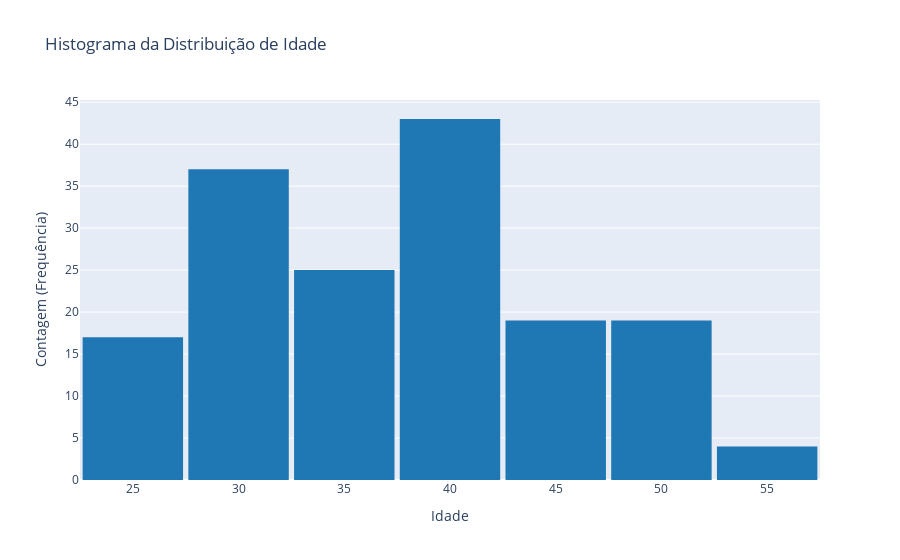
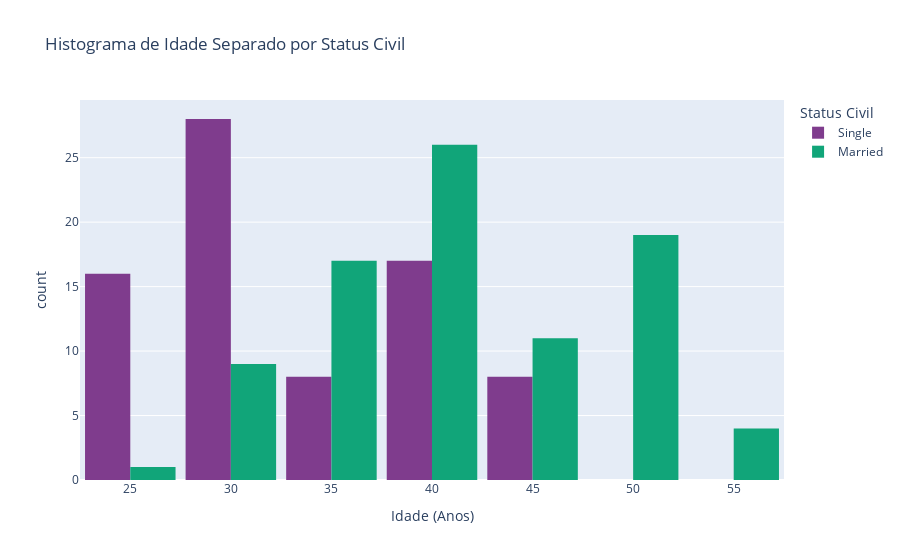
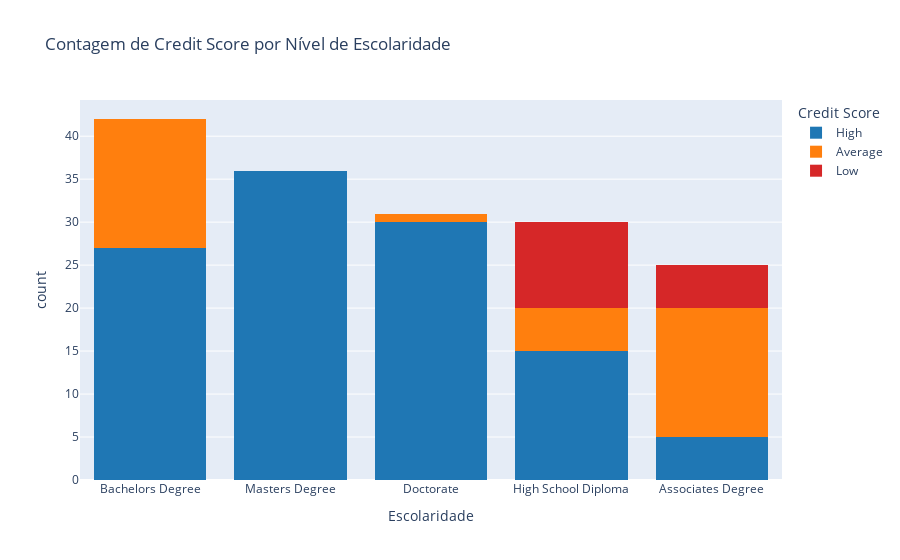

The cell these charts' notebook holds for them, in order:
### Markdown cell above
### ANÁLISE CENTRAL E COMENTÁRIOS DOS GRÁFICOS
A base de clientes demonstra um perfil de baixo risco geral e aponta que a estabilidade financeira e doméstica são os preditores mais fortes para um Credit Score "High".

**I. Insights por Variável**
Home Ownership vs. Score:

Insight: Clientes com casa própria ("Owned") são o grupo mais estável, com 98.20% de score "High" e 0% de risco "Low". O grupo "Rented" (Alugados) concentra o maior risco, com aproximadamente 28% de score "Low".

* Fluxo: Home Ownership é um preditor poderoso e deve ser codificado (One-Hot) para a modelagem.

**Faixa de Renda (Income_Bins) vs. Score:**

Insight: Há uma correlação positiva clara. A faixa de renda mais alta concentra a maioria dos scores "High". As faixas de renda média-baixa têm uma mistura maior de "Average" e "Low" Score, indicando maior risco.

* Fluxo: Manter a variável Income para a modelagem. A variável Income_Bins deve ser usada como categórica (Label ou One-Hot).

**Escolaridade vs. Score:**

Insight: Grau avançado (Master/Doctorate) se correlaciona com score "High". No entanto, o risco ("Average" e "Low") é mais evidente nos níveis mais baixos de escolaridade (High School Diploma/Associate Degree).

* Fluxo: Education é um forte preditor ordinal. Deve ser codificado (Label Encoding) para respeitar a hierarquia dos graus.

**Idade (Age):**

Insight: A distribuição da idade é relativamente simétrica e concentrada. O Box Plot sugere que o grupo "Married" tende a ter idades medianas mais altas que o grupo "Single".

* Fluxo: Age será usado como preditor linear, mas sua influência deve ser analisada em conjunto com Marital Status e Income.

II. Próximos Passos (Etapa 3: Preparação para Modelagem)
Correlação Inicial: Verificar o Heatmap de correlação entre Age, Income e Number of Children.

Codificação Categórica:

 - One-Hot Encoding para colunas nominais (Gender, Home Ownership, Marital Status).

 - Codificação Ordinal para Education.

 - Correlação Completa: Replotar a correlação para ver o impacto das variáveis codificadas na variável alvo (Credit Score).

 - Divisão: Separar a base em treino e teste (70/30) usando estratificação (stratify=y).

 - Balanceamento: O Credit Score está desbalanceado (predomínio de "High"). Aplicar SMOTE (ou técnica similar) APENAS na base de treino para equalizar as classes de risco ("Low" e "Average").

### Code cell
# ANALISE CENTRAL
# Padronização de Cores
FINANCE_BLUE = '#1f77b4' # Cor única para histogramas univariados ou barras principais
CREDIT_SCORE_COLORS = {'High': '#1f77b4', 'Average': '#ff7f0e', 'Low': '#d62728'} # Azul, Laranja, Vermelho

# ----------------------------------------------------------------------
# AGE VS MARITAL STATUS
# ----------------------------------------------------------------------

# Histograma da Distribuição de Idade (UNIVARIADA - Cor Única)
fig = px.histogram(
    df,
    x='Age',
    title='Histograma da Distribuição de Idade',
    labels={'Age': 'Idade (Anos)', 'count': 'Frequência'},
    nbins=10,
    color_discrete_sequence=[FINANCE_BLUE] # PADRONIZAÇÃO DE COR
)
fig.update_layout(xaxis_title='Idade', yaxis_title='Contagem (Frequência)', bargap=0.05)
fig.show()

# Histograma com Separação por Status Civil (BIVARIADA - Plotly escolhe cores diferentes para Marital Status)
fig_color = px.histogram(
    df,
    x='Age',
    color='Marital Status',
    title='Histograma de Idade Separado por Status Civil',
    labels={'Age': 'Idade (Anos)', 'count': 'Frequência', 'Marital Status': 'Status Civil'},
    barmode='group',
    nbins=10,
    # PLOTLY: Usa uma sequência de cores para as categorias de 'Marital Status'
    color_discrete_sequence=px.colors.qualitative.Bold 
)
fig_color.update_layout(bargap=0.1)
fig_color.show()

# ... (Tabelas de Education vs Credit Score - Sem código gráfico para harmonizar) ...

# Gráfico de Barras Agrupado e Empilhado para Education vs Credit Score
fig_education_score = px.histogram(
    df,
    x='Education',
    color='Credit Score',
    title='Contagem de Credit Score por Nível de Escolaridade',
    labels={'Education': 'Escolaridade', 'count': 'Frequência'},
    barmode='stack',
    # PADRONIZAÇÃO DE CORES: Mapeia o Credit Score para as cores de risco
    color_discrete_map=CREDIT_SCORE_COLORS 
)
fig_education_score.show()

# ----------------------------------------------------------------------
# AGE VS INCOME (Normalizado)
# ----------------------------------------------------------------------

# (O código de MinMaxScaler foi mantido, assumindo que já rodou e criou as colunas _Normalized)

# Gráfico de Dispersão para a Comparação Harmonizada
fig_normalized = px.scatter(
    df,
    x='Age_Normalized',
    y='Income_Normalized',
    color='Gender',
    trendline='ols',
    title='Relação Harmonizada (0-1): Idade vs. Renda',
    # PLOTLY: Usa uma sequência para as 2 categorias de Gênero
    color_discrete_sequence=px.colors.qualitative.Bold 
)
fig_normalized.update_layout(
    xaxis_title='Idade (Normalizada 0-1)',
    yaxis_title='Renda (Normalizada 0-1)'
)
fig_normalized.show()

# ----------------------------------------------------------------------
# INCOME AGRUPADO VS SCORE CREDIT
# ----------------------------------------------------------------------

column_income_bins = 'Income_Bins'
column_credit_score = 'Credit Score'

# (Assumindo que df[column_income_bins] já foi convertido para string)

# Criação do Histograma Agrupado
fig_income_score = px.histogram(
    df,
    x=column_income_bins,
    color=column_credit_score,
    
    barmode='group',
    
    title='Contagem de Credit Score por Faixa de Renda (Agrupado)',
    labels={
        column_income_bins: 'Faixa de Renda (Income Bins)',
        column_credit_score: 'Credit Score',
        'count': 'Frequência de Clientes'
    },
    height=500,
    # PADRONIZAÇÃO DE CORES
    color_discrete_map=CREDIT_SCORE_COLORS 
)

fig_income_score.update_xaxes(categoryorder='category ascending')
fig_income_score.show()

# ----------------------------------------------------------------------
# HOME OWNERSHIP VS SCORE CREDIT
# ----------------------------------------------------------------------

column_home_ownership = 'Home Ownership'
column_credit_score = 'Credit Score'

# Histograma Agrupado para Moradia vs Score
fig_moradia = px.histogram(
    df,
    x=column_home_ownership,
    color=column_credit_score,
    
    barmode='group',
    
    title='Contagem de Credit Score por Situação da Moradia',
    labels={
        column_home_ownership: 'Situação da Moradia',
        column_credit_score: 'Credit Score',
        'count': 'Frequência de Clientes'
    },
    height=500,
    # PADRONIZAÇÃO DE CORES
    color_discrete_map=CREDIT_SCORE_COLORS 
)

# Ajuste de Ordem
fig_moradia.update_xaxes(categoryorder='array', categoryarray=['Owned', 'Rented']) 

fig_moradia.show()

### Figure 1 — Plotly figure (JSON) as saved in the notebook; plotly's stock layout.template omitted (floating-point values rounded to 4 significant figures; data arrays with more than 128 entries replaced by an {"elided": "..."} marker saying what was removed)
{"data": [{"bingroup": "x", "hovertemplate": "Idade (Anos)=%{x}<br>count=%{y}<extra></extra>", "legendgroup": "", "marker": {"color": "#1f77b4", "pattern": {"shape": ""}}, "name": "", "nbinsx": 10, "orientation": "v", "showlegend": false, "type": "histogram", "x": {"elided": "164 float values"}, "xaxis": "x", "yaxis": "y"}], "layout": {"bargap": 0.05, "barmode": "relative", "legend": {"tracegroupgap": 0}, "title": {"text": "Histograma da Distribuição de Idade"}, "xaxis": {"anchor": "y", "domain": [0, 1], "title": {"text": "Idade"}}, "yaxis": {"anchor": "x", "domain": [0, 1], "title": {"text": "Contagem (Frequência)"}}}}

### Figure 2 — Plotly figure (JSON) as saved in the notebook; plotly's stock layout.template omitted (floating-point values rounded to 4 significant figures)
{"data": [{"alignmentgroup": "True", "bingroup": "x", "hovertemplate": "Status Civil=Single<br>Idade (Anos)=%{x}<br>count=%{y}<extra></extra>", "legendgroup": "Single", "marker": {"color": "rgb(127, 60, 141)", "pattern": {"shape": ""}}, "name": "Single", "nbinsx": 10, "offsetgroup": "Single", "orientation": "v", "showlegend": true, "type": "histogram", "x": [25.0, 40.0, 26.0, 31.0, 41.59, 28.09, 29.26, 41.59, 28.09, 29.26, 43.0, 29.0, 34.0, 44.0, 25.0, 40.0, 26.0, 31.0, 41.0, 27.0, 32.0, 42.0, 28.0, 33.0, 43.0, 29.0, 34.0, 44.0, 25.0, 25.0, 40.0, 26.0, 31.0, 41.0, 27.0, 32.0, 42.0, 28.0, 33.0, 41.59, 28.09, 29.26, 41.59, 29.26, 25.0, 40.0, 26.0, 31.0, 41.0, 27.0, 32.0, 42.0, 28.0, 33.0, 43.0, 29.0, 34.0, 44.0, 25.0, 25.0, 28.0, 31.0, 32.0, 25.0, 40.0, 26.0, 31.0, 41.59, 28.09, 29.26, 41.59, 28.0, 33.0, 43.0, 29.0, 34.0, 44.0], "xaxis": "x", "yaxis": "y"}, {"alignmentgroup": "True", "bingroup": "x", "hovertemplate": "Status Civil=Married<br>Idade (Anos)=%{x}<br>count=%{y}<extra></extra>", "legendgroup": "Married", "marker": {"color": "rgb(17, 165, 121)", "pattern": {"shape": ""}}, "name": "Married", "nbinsx": 10, "offsetgroup": "Married", "orientation": "v", "showlegend": true, "type": "histogram", "x": [30.0, 35.0, 45.0, 50.0, 41.59, 41.59, 41.59, 41.59, 41.59, 41.59, 41.59, 48.0, 53.0, 39.0, 49.0, 30.0, 35.0, 45.0, 50.0, 36.0, 46.0, 51.0, 37.0, 47.0, 52.0, 38.0, 48.0, 53.0, 39.0, 49.0, 30.0, 35.0, 30.0, 35.0, 45.0, 50.0, 36.0, 46.0, 51.0, 37.0, 47.0, 52.0, 41.59, 41.59, 41.59, 41.59, 41.59, 41.59, 41.59, 30.0, 35.0, 45.0, 50.0, 36.0, 46.0, 51.0, 37.0, 47.0, 52.0, 38.0, 48.0, 53.0, 39.0, 49.0, 30.0, 35.0, 30.0, 35.0, 33.0, 26.0, 29.0, 34.0, 30.0, 35.0, 45.0, 50.0, 36.0, 41.59, 41.59, 41.59, 41.59, 41.59, 38.0, 48.0, 53.0, 39.0, 49.0], "xaxis": "x", "yaxis": "y"}], "layout": {"bargap": 0.1, "barmode": "group", "legend": {"title": {"text": "Status Civil"}, "tracegroupgap": 0}, "title": {"text": "Histograma de Idade Separado por Status Civil"}, "xaxis": {"anchor": "y", "domain": [0, 1], "title": {"text": "Idade (Anos)"}}, "yaxis": {"anchor": "x", "domain": [0, 1], "title": {"text": "count"}}}}

### Figure 3 — Plotly figure (JSON) as saved in the notebook; plotly's stock layout.template omitted (floating-point values rounded to 4 significant figures)
{"data": [{"bingroup": "x", "hovertemplate": "Credit Score=High<br>Escolaridade=%{x}<br>count=%{y}<extra></extra>", "legendgroup": "High", "marker": {"color": "#1f77b4", "pattern": {"shape": ""}}, "name": "High", "orientation": "v", "showlegend": true, "type": "histogram", "x": ["Bachelors Degree", "Masters Degree", "Doctorate", "High School Diploma", "Bachelors Degree", "Masters Degree", "Masters Degree", "Doctorate", "High School Diploma", "Bachelors Degree", "Bachelors Degree", "Masters Degree", "Doctorate", "High School Diploma", "Bachelors Degree", "Masters Degree", "Doctorate", "Associates Degree", "Bachelors Degree", "Masters Degree", "Doctorate", "Masters Degree", "Doctorate", "High School Diploma", "Bachelors Degree", "Masters Degree", "Masters Degree", "Doctorate", "High School Diploma", "Bachelors Degree", "Bachelors Degree", "Masters Degree", "Doctorate", "High School Diploma", "Bachelors Degree", "Masters Degree", "Doctorate", "Associates Degree", "Bachelors Degree", "Masters Degree", "Doctorate", "Masters Degree", "Doctorate", "Masters Degree", "Doctorate", "High School Diploma", "Bachelors Degree", "Masters Degree", "Masters Degree", "Doctorate", "High School Diploma", "Bachelors Degree", "Bachelors Degree", "Masters Degree", "Doctorate", "High School Diploma", "Bachelors Degree", "Masters Degree", "Doctorate", "Associates Degree", "Bachelors Degree", "Masters Degree", "Doctorate", "Masters Degree", "Doctorate", "Masters Degree", "Doctorate", "High School Diploma", "Bachelors Degree", "Masters Degree", "Masters Degree", "Doctorate", "High School Diploma", "Bachelors Degree", "Bachelors Degree", "Masters Degree", "Doctorate", "High School Diploma", "Bachelors Degree", "Masters Degree", "Doctorate", "Associates Degree", "Bachelors Degree", "Masters Degree", "Doctorate", "Masters Degree", "Doctorate", "Masters Degree", "Doctorate", "Masters Degree", "Doctorate", "Masters Degree", "Bachelors Degree", "Masters Degree", "Doctorate", "High School Diploma", "Bachelors Degree", "Masters Degree", "Masters Degree", "Doctorate", "High School Diploma", "Bachelors Degree", "Bachelors Degree", "Masters Degree", "Doctorate", "High School Diploma", "Bachelors Degree", "Masters Degree", "Doctorate", "Associates Degree", "Bachelors Degree", "Masters Degree", "Doctorate"], "xaxis": "x", "yaxis": "y"}, {"bingroup": "x", "hovertemplate": "Credit Score=Average<br>Escolaridade=%{x}<br>count=%{y}<extra></extra>", "legendgroup": "Average", "marker": {"color": "#ff7f0e", "pattern": {"shape": ""}}, "name": "Average", "orientation": "v", "showlegend": true, "type": "histogram", "x": ["Associates Degree", "Bachelors Degree", "Associates Degree", "High School Diploma", "Associates Degree", "Bachelors Degree", "Associates Degree", "Bachelors Degree", "Associates Degree", "High School Diploma", "Associates Degree", "Bachelors Degree", "Bachelors Degree", "Associates Degree", "Bachelors Degree", "Associates Degree", "High School Diploma", "Associates Degree", "Bachelors Degree", "Bachelors Degree", "Associates Degree", "Bachelors Degree", "Associates Degree", "High School Diploma", "Associates Degree", "Bachelors Degree", "Bachelors Degree", "Bachelors Degree", "Bachelors Degree", "Doctorate", "Bachelors Degree", "Associates Degree", "Bachelors Degree", "Associates Degree", "High School Diploma", "Associates Degree"], "xaxis": "x", "yaxis": "y"}, {"bingroup": "x", "hovertemplate": "Credit Score=Low<br>Escolaridade=%{x}<br>count=%{y}<extra></extra>", "legendgroup": "Low", "marker": {"color": "#d62728", "pattern": {"shape": ""}}, "name": "Low", "orientation": "v", "showlegend": true, "type": "histogram", "x": ["High School Diploma", "Associates Degree", "High School Diploma", "High School Diploma", "Associates Degree", "High School Diploma", "High School Diploma", "Associates Degree", "High School Diploma", "High School Diploma", "Associates Degree", "High School Diploma", "High School Diploma", "Associates Degree", "High School Diploma"], "xaxis": "x", "yaxis": "y"}], "layout": {"barmode": "stack", "legend": {"title": {"text": "Credit Score"}, "tracegroupgap": 0}, "title": {"text": "Contagem de Credit Score por Nível de Escolaridade"}, "xaxis": {"anchor": "y", "domain": [0, 1], "title": {"text": "Escolaridade"}}, "yaxis": {"anchor": "x", "domain": [0, 1], "title": {"text": "count"}}}}
